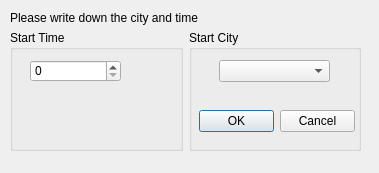
<?xml version="1.0" encoding="UTF-8"?>
<ui version="4.0">
 <class>firstInput</class>
 <widget class="QDialog" name="firstInput">
  <property name="geometry">
   <rect>
    <x>0</x>
    <y>0</y>
    <width>379</width>
    <height>173</height>
   </rect>
  </property>
  <property name="windowTitle">
   <string>Dialog</string>
  </property>
  <widget class="QWidget" name="horizontalLayoutWidget">
   <property name="geometry">
    <rect>
     <x>10</x>
     <y>30</y>
     <width>351</width>
     <height>121</height>
    </rect>
   </property>
   <layout class="QHBoxLayout" name="horizontalLayout_2">
    <item>
     <widget class="QGroupBox" name="groupBox_2">
      <property name="title">
       <string>Start Time</string>
      </property>
      <widget class="QSpinBox" name="start_time">
       <property name="geometry">
        <rect>
         <x>20</x>
         <y>30</y>
         <width>91</width>
         <height>22</height>
        </rect>
       </property>
      </widget>
     </widget>
    </item>
    <item>
     <widget class="QGroupBox" name="groupBox">
      <property name="title">
       <string>Start City</string>
      </property>
      <widget class="QComboBox" name="start_city">
       <property name="geometry">
        <rect>
         <x>30</x>
         <y>30</y>
         <width>111</width>
         <height>22</height>
        </rect>
       </property>
      </widget>
      <widget class="QDialogButtonBox" name="buttonBox">
       <property name="enabled">
        <bool>true</bool>
       </property>
       <property name="geometry">
        <rect>
         <x>10</x>
         <y>80</y>
         <width>156</width>
         <height>23</height>
        </rect>
       </property>
       <property name="standardButtons">
        <set>QDialogButtonBox::Cancel|QDialogButtonBox::Ok</set>
       </property>
      </widget>
     </widget>
    </item>
   </layout>
  </widget>
  <widget class="QLabel" name="label">
   <property name="geometry">
    <rect>
     <x>10</x>
     <y>10</y>
     <width>231</width>
     <height>16</height>
    </rect>
   </property>
   <property name="text">
    <string>Please write down the city and time</string>
   </property>
  </widget>
 </widget>
 <resources/>
 <connections/>
</ui>
